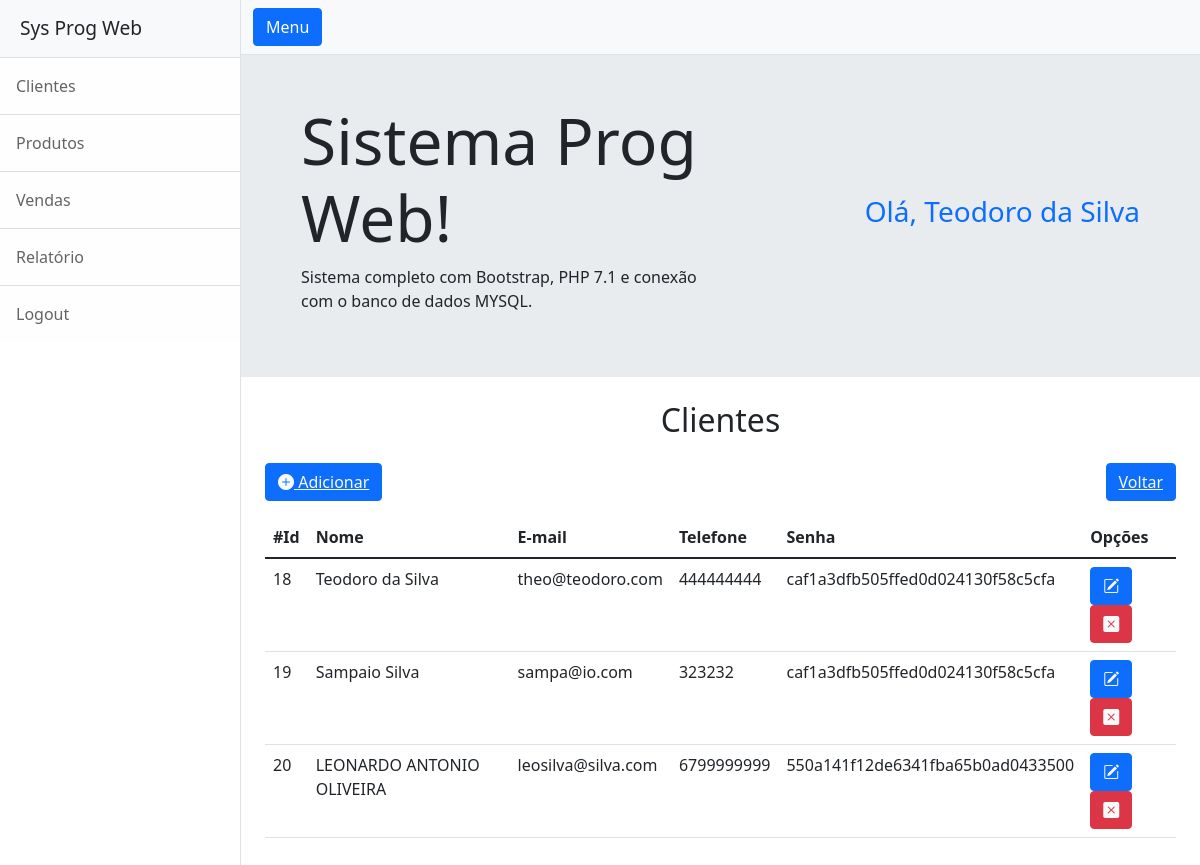
Page /lista_cliente_admin.php (signed in) on the committed database.
### tables this page shows
CREATE TABLE `cliente` (
  `id` int(11) NOT NULL,
  `nome` varchar(100) NOT NULL,
  `email` varchar(100) NOT NULL,
  `telefone` varchar(100) NOT NULL,
  `senha` varchar(100) NOT NULL,
  `tipo` varchar(5) DEFAULT NULL,
  `data` varchar(25) DEFAULT NULL,
  `path` varchar(200) DEFAULT NULL
);

### lista_cliente_admin.php (the view, shortened to what this page needs)
<?php
include './includes/connect.php';
include './includes/head.php';
include './includes/jumbotron.php';
?>
<div class="container">
  <div class="row mt-4">
    <div class="col-12 text-center">
      <h2>Clientes</h2>
    </div>
  </div>
  <div class="container mb-4">
    <div class="row align-items-center">
      <div class="col-6 d-flex">
        <button class="btn btn-primary my-3">
          <a class="text-light" href="cadastro.php"> <i class="bi bi-plus-circle-fill"></i> Adicionar </a>
        </button>
      </div>
      <div class="col-6 d-flex flex-row-reverse">
        <button class="btn btn-primary my-3">
          <a class="text-light" href="produto.php">Voltar</a>
        </button>
      </div>
    </div>
    <div class="row">
      <div class="col-12">
        <table class="table">
          <thead>
            <tr>
              <th scope="col">#Id</th>
              <th scope="col">Nome</th>
              <th scope="col">E-mail</th>
              <th scope="col">Telefone</th>
              <th scope="col">Senha</th>
              <th scope="col">Opções</th>
            </tr>
          </thead>
          <?php
          $sql = "SELECT * FROM `cliente`";
          $result = mysqli_query($con, $sql);
          if ($result) {
            while ($row = mysqli_fetch_assoc($result)) {
              $id = $row['id'];
              $nome = $row['nome'];
              $email = $row['email'];
              $telefone = $row['telefone'];
              $senha = $row['senha'];
              echo '
                        <tr>
                          <td>' . $id . '</td>
                          <td>' . $nome . '</td>
                          <td>' . $email . '</td>
                          <td>' . $telefone . '</td>
                          <td>' . $senha . '</td>
                          <td><button class="btn btn-primary">
                          <a class="text-light" href="update.php?updateid=' . $id . '"> <i class="bi bi-pencil-square"></i> </a>
                        </button>
                        <button class="btn btn-danger">
                          <a class="text-light" href="delete.php?deleteid=' . $id . '"> <i class="bi bi-x-square-fill"></i> </a>
                        </button></td>
                        </tr>';
            }
          }
          ?>
        </table>
      </div>
    </div>
  </div>
</div>
<?php include './includes/footer.php'; ?>

### rows in the picture
cliente: id "18", nome "Teodoro da Silva", email "theo@teodoro.com", telefone "444444444", senha "caf1a3dfb505ffed0d024130f58c5cfa"
cliente: id "19", nome "Sampaio Silva", email "sampa@io.com", telefone "323232", senha "caf1a3dfb505ffed0d024130f58c5cfa"
cliente: id "20", nome "LEONARDO ANTONIO OLIVEIRA", email "leosilva@silva.com", telefone "6799999999", senha "550a141f12de6341fba65b0ad0433500"

### other values in the picture
$_SESSION['usuario'] "Teodoro da Silva"
